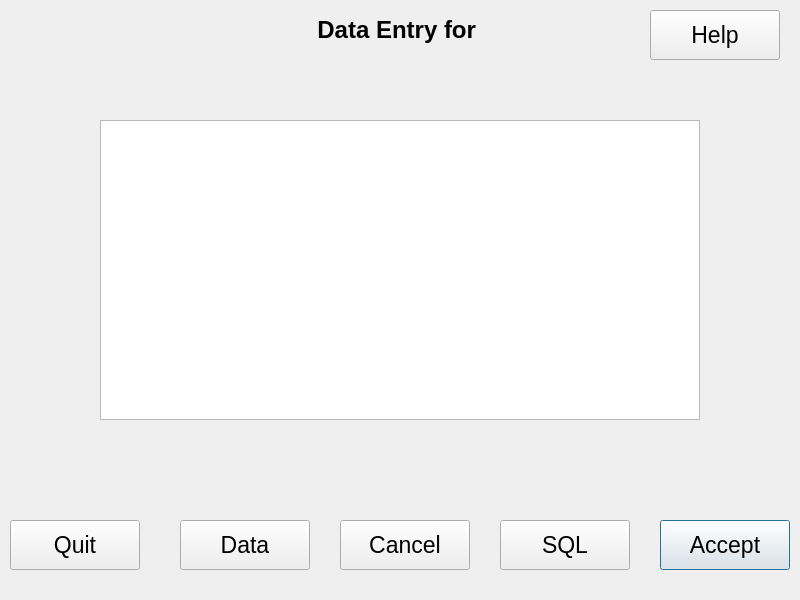
<?xml version="1.0" encoding="UTF-8"?>
<ui version="4.0">
 <class>DataEntry</class>
 <widget class="QDialog" name="DataEntry">
  <property name="geometry">
   <rect>
    <x>0</x>
    <y>0</y>
    <width>800</width>
    <height>600</height>
   </rect>
  </property>
  <property name="font">
   <font>
    <pointsize>17</pointsize>
   </font>
  </property>
  <property name="windowTitle">
   <string>Machine Translation Data Entry Module</string>
  </property>
  <property name="windowIcon">
   <iconset>
    <normaloff>../../../../usr/share/machinetrans/resources/logo.png</normaloff>../../../../usr/share/machinetrans/resources/logo.png</iconset>
  </property>
  <widget class="QPushButton" name="acceptBttn">
   <property name="geometry">
    <rect>
     <x>660</x>
     <y>520</y>
     <width>130</width>
     <height>50</height>
    </rect>
   </property>
   <property name="text">
    <string>Accept</string>
   </property>
  </widget>
  <widget class="QLabel" name="titleLbl">
   <property name="geometry">
    <rect>
     <x>10</x>
     <y>10</y>
     <width>780</width>
     <height>40</height>
    </rect>
   </property>
   <property name="font">
    <font>
     <pointsize>18</pointsize>
     <weight>75</weight>
     <bold>true</bold>
    </font>
   </property>
   <property name="text">
    <string>Data Entry for </string>
   </property>
   <property name="alignment">
    <set>Qt::AlignCenter</set>
   </property>
  </widget>
  <widget class="QPushButton" name="quitBttn">
   <property name="geometry">
    <rect>
     <x>10</x>
     <y>520</y>
     <width>130</width>
     <height>50</height>
    </rect>
   </property>
   <property name="text">
    <string>Quit</string>
   </property>
  </widget>
  <widget class="QPushButton" name="sqlBttn">
   <property name="geometry">
    <rect>
     <x>500</x>
     <y>520</y>
     <width>130</width>
     <height>50</height>
    </rect>
   </property>
   <property name="text">
    <string>SQL</string>
   </property>
  </widget>
  <widget class="QListWidget" name="listDisplay">
   <property name="geometry">
    <rect>
     <x>100</x>
     <y>120</y>
     <width>600</width>
     <height>300</height>
    </rect>
   </property>
  </widget>
  <widget class="QPushButton" name="cancelBttn">
   <property name="geometry">
    <rect>
     <x>340</x>
     <y>520</y>
     <width>130</width>
     <height>50</height>
    </rect>
   </property>
   <property name="text">
    <string>Cancel</string>
   </property>
  </widget>
  <widget class="QPushButton" name="dataBttn">
   <property name="geometry">
    <rect>
     <x>180</x>
     <y>520</y>
     <width>130</width>
     <height>50</height>
    </rect>
   </property>
   <property name="text">
    <string>Data</string>
   </property>
  </widget>
  <widget class="QPushButton" name="helpBttn">
   <property name="geometry">
    <rect>
     <x>650</x>
     <y>10</y>
     <width>130</width>
     <height>50</height>
    </rect>
   </property>
   <property name="text">
    <string>Help</string>
   </property>
  </widget>
 </widget>
 <tabstops>
  <tabstop>helpBttn</tabstop>
  <tabstop>listDisplay</tabstop>
  <tabstop>quitBttn</tabstop>
  <tabstop>dataBttn</tabstop>
  <tabstop>cancelBttn</tabstop>
  <tabstop>sqlBttn</tabstop>
  <tabstop>acceptBttn</tabstop>
 </tabstops>
 <resources/>
 <connections/>
</ui>
